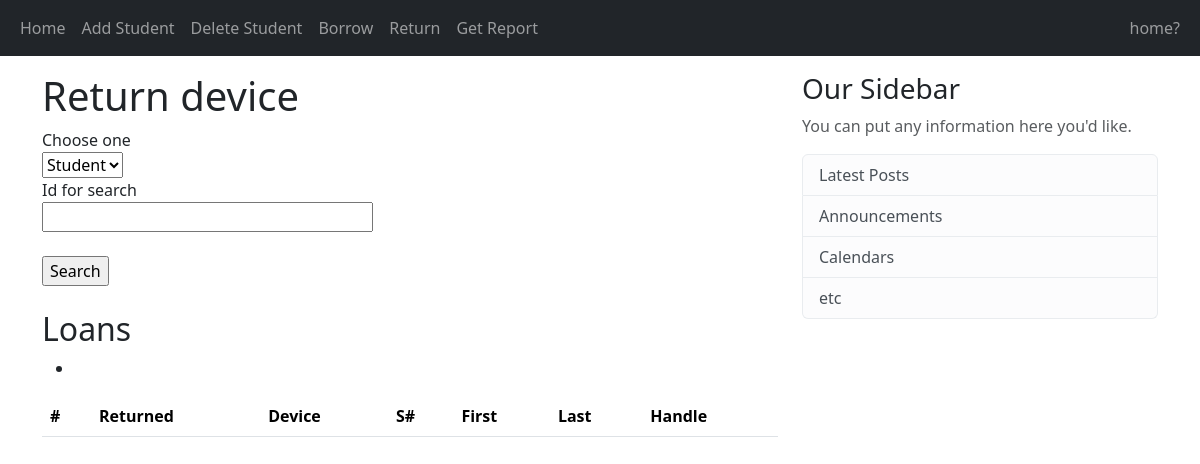
Page /get_report on the earlier database version.
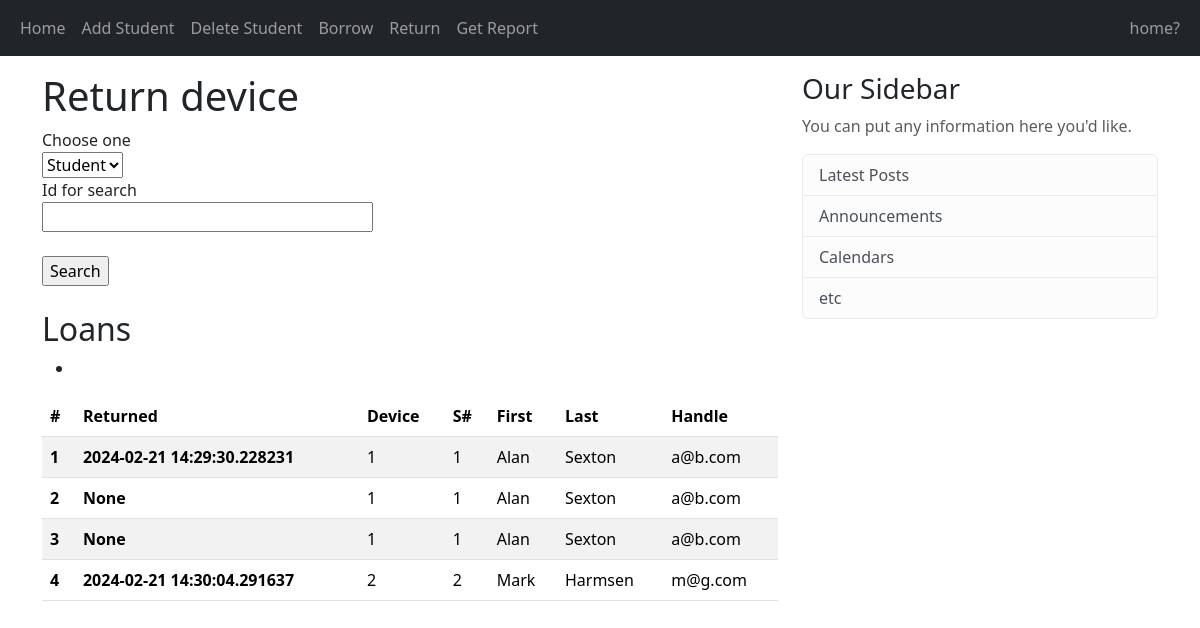
Same page on the later database version.
### app/models.py (models this page shows, shortened)
class Loan(db.Model):
    __tablename__ = 'loans'
    loan_id = db.Column(db.Integer, primary_key=True)
    student_id = db.Column(db.Integer, db.ForeignKey('students.student_id'), nullable=False)
    device_id = db.Column(db.Integer, nullable=False)
    borrow_datetime = db.Column(db.DateTime, nullable=False)
    return_datetime = db.Column(db.DateTime, nullable=True)

class Student(db.Model):
    __tablename__ = 'students'
    student_id = db.Column(db.Integer, primary_key=True)
    firstname = db.Column(db.String(32))
    lastname = db.Column(db.String(32), nullable=False, index=True)
    email = db.Column(db.String(64), nullable=False, unique=True, index=True)
    loans = db.relationship('Loan', backref='student', lazy='dynamic', cascade='all, delete')
    loans = db.relationship('Loan', backref='student', lazy='dynamic')

### app/views.py (the view, shortened to what this page needs)
@app.route('/get_report', methods=['GET', 'POST'])
def get_report():
    form = GetReportForm()
    student = None
    loans = Loan.query.all()
    return render_template('get_report.html', title='Query Database', form=form, student=student, loans=loans)

### app/forms.py
class GetReportForm(FlaskForm):
    object_id = StringField('Id for search', validators=[DataRequired()])
    object_classes = [
        ('student', 'Student'),
        ('device', 'Device')
    ]
    object_class = SelectField('Choose one', choices=object_classes)
    submit = SubmitField('Search')

### app/templates/get_report.html (shortened to what this page needs)
{% extends "base.html" %}
{% block content %}
    <h1>Return device</h1>
    <form method="POST" action="" novalidate>
        <div>
            {{ form.object_class.label }}<br/>{{ form.object_class }}<br/>
        </div>
        <div>
            {{ form.object_id.label }}<br/>{{ form.object_id(size=30) }}<br/>
        </div>
        <br>
        <div>{{ form.submit() }}</div>
    </form>
    <br>
    <h2>Loans {% if student %} of {{ student.lastname }} {% endif %}</h2>
    <ul>
            <li></li>
    </ul>
    <table class="table table-striped">
        <thead>
            <tr>
                <th scope="col">#</th>
                <th scope="col">Returned</th>
                <th scope="col">Device</th>
                <th scope="col">S#</th>
                <th scope="col">First</th>
                <th scope="col">Last</th>
                <th scope="col">Handle</th>
            </tr>
        </thead>
        <tbody>
            {% for loan in loans %}
                <tr>
                    <th scope="row">{{ loan.loan_id }}</th>
                    <th>{{ loan.return_datetime }}</th>
                    <td>{{ loan.device_id }}</td>
                    <td>{{ loan.student.student_id }}</td>
                    <td>{{ loan.student.firstname }}</td>
                    <td>{{ loan.student.lastname }}</td>
                    <td>{{ loan.student.email }}</td>
                </tr>
            {% endfor %}
        </tbody>
    </table>
{% endblock content %}

Differences in the rows shown:
added Loan: loan_id "1", return_datetime "2024-02-21 14:29:30.228231", device_id "1", student.student_id "1", student.firstname "Alan", student.lastname "Sexton", student.email "a@b.com"
added Loan: loan_id "2", return_datetime "None", device_id "1", student.student_id "1", student.firstname "Alan", student.lastname "Sexton", student.email "a@b.com"
added Loan: loan_id "3", return_datetime "None", device_id "1", student.student_id "1", student.firstname "Alan", student.lastname "Sexton", student.email "a@b.com"
added Loan: loan_id "4", return_datetime "2024-02-21 14:30:04.291637", device_id "2", student.student_id "2", student.firstname "Mark", student.lastname "Harmsen", student.email "m@g.com"
